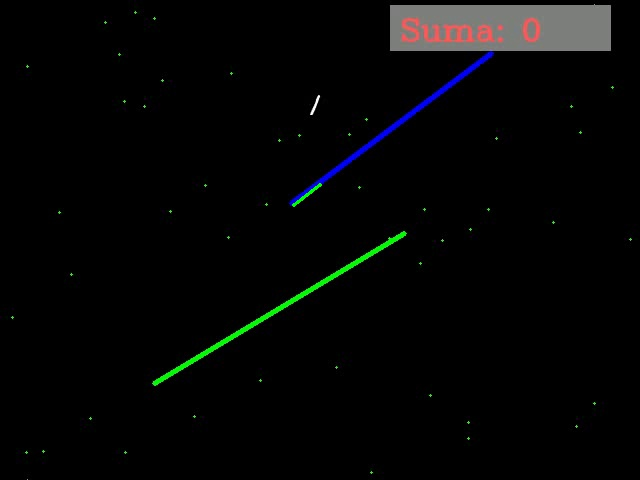
#> input picture lines.jpg, 640 x 480 px, given in place of video-1.avi, which was not available
$ python 'videoLoad -v1.py'   (Python 2 division)
#> lines starting #> are read from the running program, lines starting #| are printed output that depends on the picture; after the words box and inside, x2 and y2 are one past the last pixel; in counts of white or black regions, pixels touching at a corner belong together; pictures that were not available may be replaced by others from this repository, and a replacement may not be noted
import numpy as np
import cv2
import matplotlib.pyplot as plt
import sys
import skvideo.io
print cv2.__version__

# cap = cv2.VideoCapture("demo.avi")
# print cap.isOpened()   # True = read video successfully. False - fail to read video.

cap = cv2.VideoCapture('video-1.avi')
ret, img = cap.read()
#> img is the input picture: shape (480, 640, 3); mean B, G, R 5.5, 5.7, 5
print img.shape
#| (480, 640, 3)
img = cv2.cvtColor(img,cv2.COLOR_BGR2RGB)
img_g = img[:, :, 1]
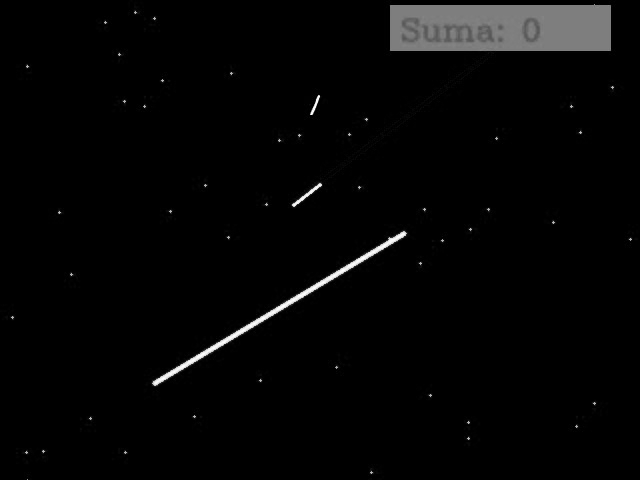
#> img_g: shape (480, 640); min 0, max 255, mean 5.7
kernel = np.ones((2, 2))
ret, img_g_bin = cv2.threshold(img_g, 0, 255, cv2.THRESH_OTSU);
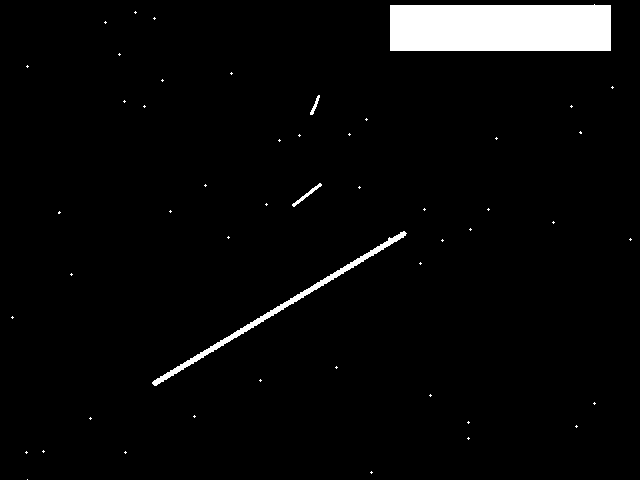
#> img_g_bin: shape (480, 640); 4% white; 50 white regions (46 under 20 px), largest, box (x1, y1, x2, y2) and area: (390, 4, 611, 51) 10167, (152, 231, 407, 386) 1597, (292, 183, 322, 207) 119, (310, 95, 320, 115) 64
#> ret = 68


img_b = img[:, :, 2]
ret, img_b_bin = cv2.threshold(img_b, 0, 255, cv2.THRESH_OTSU)
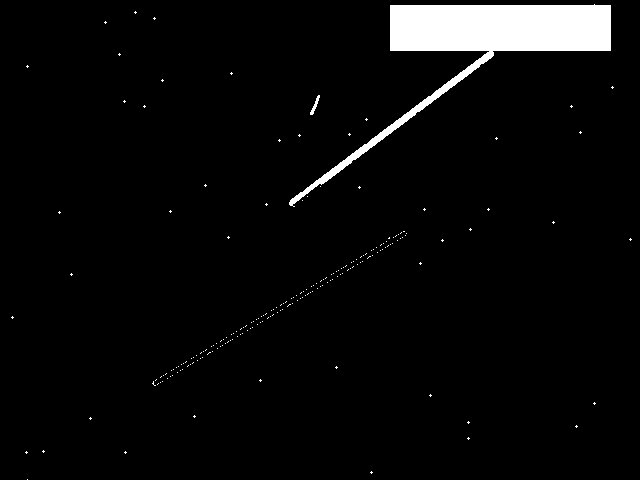
#> img_b_bin: shape (480, 640); 4% white; 208 white regions (206 under 20 px), largest, box (x1, y1, x2, y2) and area: (289, 4, 611, 207) 11829, (310, 95, 320, 115) 64
#> ret = 63


# [4 lines of commented-out code are left out]


lines = cv2.HoughLinesP(img_g_bin,rho = 1,theta = 1*np.pi/180,threshold = 100,minLineLength = 200,maxLineGap = 20)
#> lines = 27 rows, first 6: [152, 383, 404, 232], [154, 385, 406, 233], [390, 23, 610, 47], [390, 7, 610, 41], [153, 384, 405, 232], [390, 48, 610, 6]
for x1,y1,x2,y2 in lines[0]:
    cv2.line(img,(x1,y1),(x2,y2),(255,0,0),2)
#> this loop made 1 pass
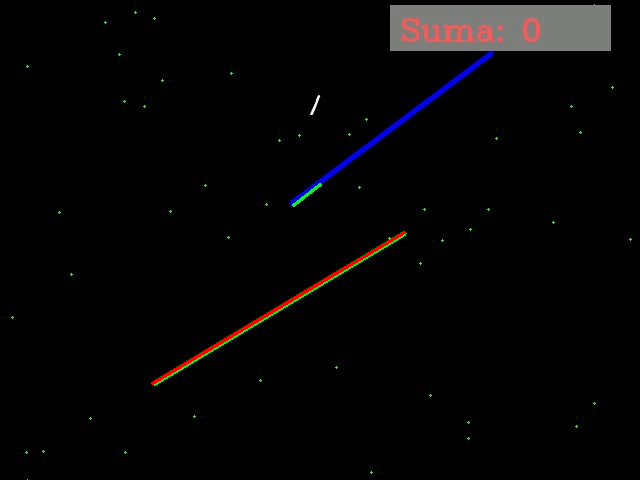
#> img: shape (480, 640, 3); mean R, G, B 5.7, 5, 5.4

lines1 = cv2.HoughLinesP(img_b_bin,rho = 1,theta = 1*np.pi/180,threshold = 100,minLineLength = 200,maxLineGap = 20)
#> lines1 = 37 rows, first 6: [289, 203, 562, 5], [289, 202, 550, 5], [298, 196, 552, 5], [390, 45, 610, 6], [390, 13, 610, 47], [390, 6, 610, 41]
for x1,y1,x2,y2 in lines1[0]:
    cv2.line(img,(x1,y1),(x2,y2),(255,255,255),2)
#> this loop made 1 pass
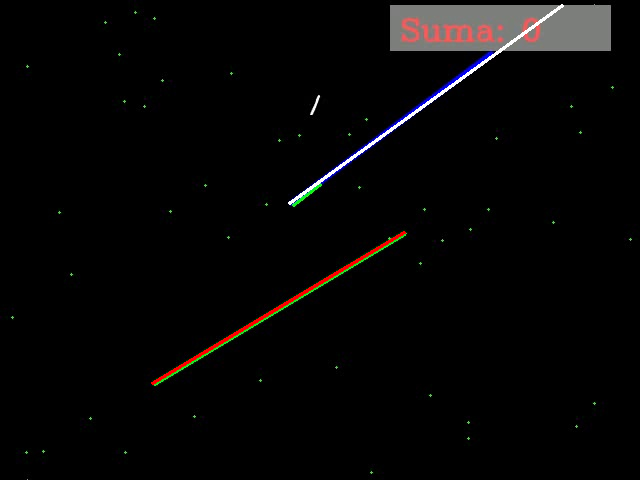
#> img: shape (480, 640, 3); 0.36% of pixels changed, all inside (x1, y1, x2, y2) = (288, 4, 564, 205)

line_g = lines[0]
#> line_g = [[152, 383, 404, 232]]
line_b = lines1[0]
#> line_b = [[289, 203, 562, 5]]
plt.imshow(img)
plt.show()


while(ret):
    #todo
    ret, frame = cap.read()
    #plt.imshow(frame);
    #plt.show()
cap.release()
